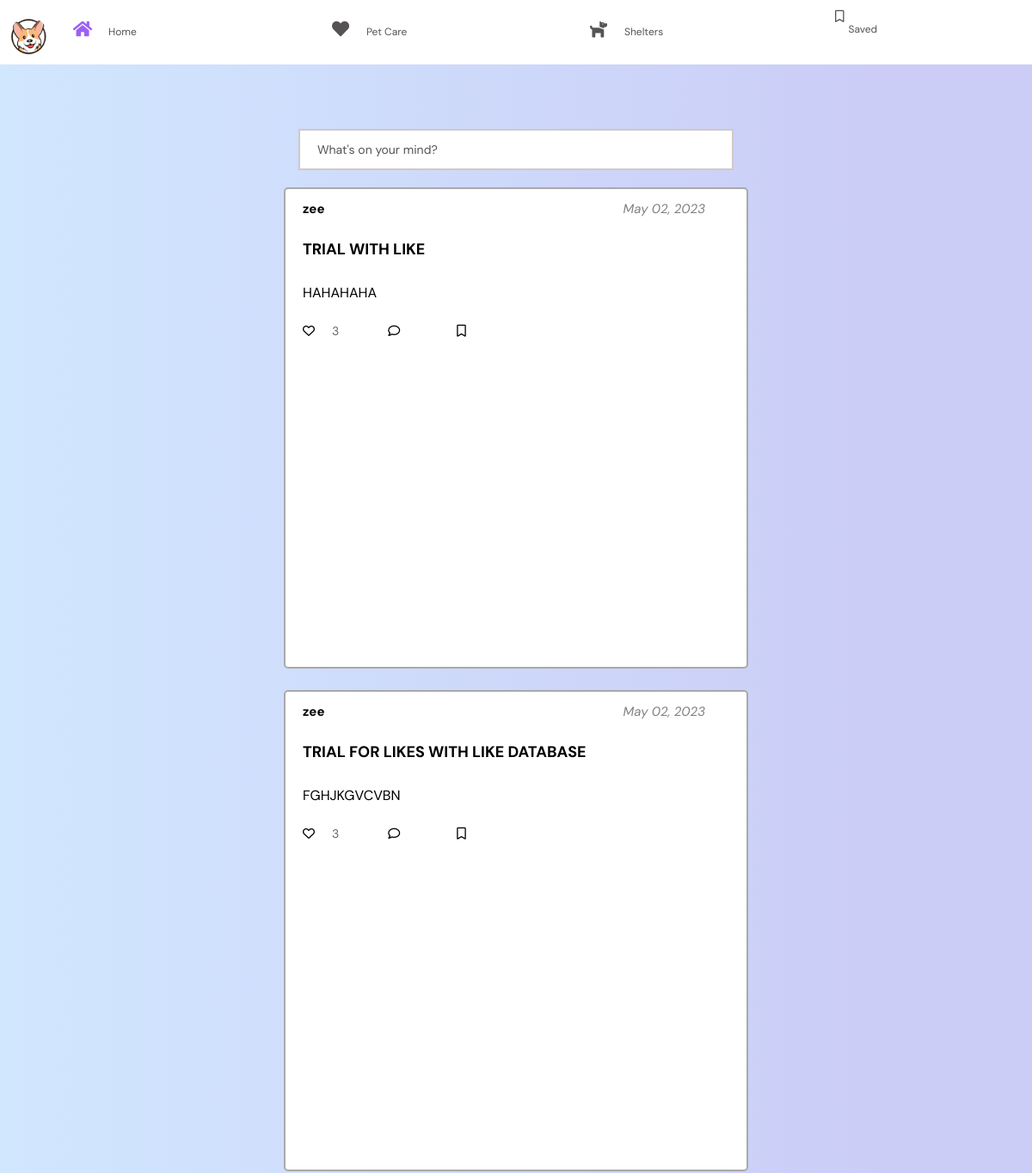
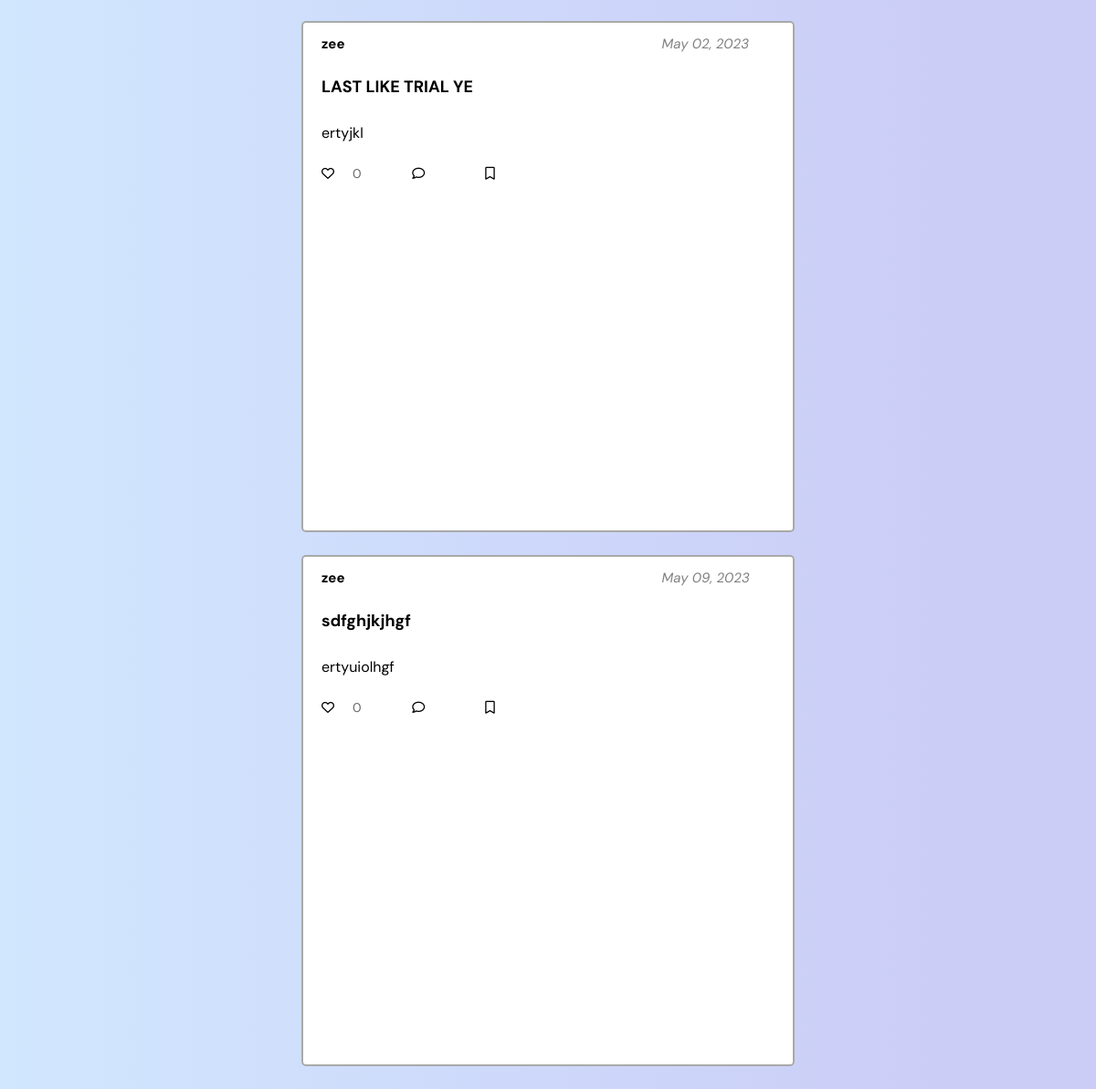
/home (signed in), run on the app's committed database (2 pictures, top to bottom).
### tables this page shows
CREATE TABLE posts(
    id integer primary key autoincrement,
    uid text not null,
    title text not null,
    post text not null,
    flair text not null,
    date text,
    likes integer
);

### app.py (the view)
@app.route('/home', methods=['GET','POST'])
def home():
    print("Now in home")
    id=request.cookies.get('user_id')
    print("id: ",id)
    if id:
        db = database_worker('woof.db')
        print("Home database open")
        posts = db.search(f"SELECT * from posts")
        print(posts)
        db.close()
        return render_template('home.html', posts=posts)
        print("Website submitted")
    else:
        return redirect("/login")

### my_lib.py (called while the page is built)
    def search(self, query):
        result = self.cursor.execute(query).fetchall()
        return result

    def close(self):
        self.connection.close()

### templates/home.html (shortened to what this page needs)
<!DOCTYPE html>
<html lang="en">
<head>
    <link rel="stylesheet" href="/static/home.css">
    <link rel="stylesheet" href="https://cdnjs.cloudflare.com/ajax/libs/font-awesome/6.0.0-beta2/css/all.min.css" />
    <link rel="stylesheet" href="https://cdnjs.cloudflare.com/ajax/libs/font-awesome/5.15.4/css/all.min.css">
</head>
<body>
<div class="nav-parent" style="background: white; position: fixed; overflow: hidden;">
    <ul style="display: flex; flex-direction: row; list-style-type: none;">
        <li><a href="#" class="logo"><img src="/static/logos/trans.png" style="width: 50px"><span class="logo"></span></a></li>
        <li><a href="/home" style="text-decoration: none;"><i class="fa fa-home" style="color:#9C61F1;"></i><span class="nav-item">Home</span></a></li>
        <li><a href="/pet_care" style="text-decoration: none;"><i class="fa fa-heart"></i><span class="nav-item">Pet Care</span></a></li>
        <li><a href="/shelters" style="text-decoration: none;"><i class="fa fa-dog"></i><span class="nav-item">Shelters</span></a></li>
        <li><a href="/saves" style="text-decoration: none;"><i class="fa-regular fa-bookmark"></i><span class="nav-item">Saved</span></a></li>
    </ul>
</div>
<main style="display: flex; flex-direction: column;">
    <section class="section-login" style="background: linear-gradient(90deg, rgba(209,231,254,1) 0%, rgba(203,205,247,1) 85%);">
        <div class="section-main-parent" style="width: 100%;">
        <div class="section-main" style="justify-content: center; display: block; align-content: center; margin: auto; margin-top: 5%;">
        <div class="new_post" style="margin: auto;margin-top: 10%;">
            <a href="/new_post" style="width: 75%;">What's on your mind?</a>
        </div>
                {% for post in posts %}
                <div class="section-login-2" style="height: border-box">
                    <div class="section-login-2-main">
                        <div class="uname-bar">
                            <h3 class="uname">{{ post[1] }}</h3>
                            <p class="date">{{ post[5]}}</p>
                        </div>
                        <div class="section-login-2-form">
                            <h1 class="section-login-2-title">{{ post[2] }}</h1>
                            <div class="login-form-3" style="height: 50%;">
                                <p>{{ post[3] }}</p>
                            </div>
                            <form class="login-form-submit-btn" method="POST" action="{{ url_for('update') }}"style="height: 0.5vh; position: inherit">
                                <button type="submit" name='submit' value="like" style="align-items: center; width:20%; color:dimgray" class="like-btn"><i class="fa-regular fa-heart" style="padding-right: 20px; color:black"></i>{{ post[6] }}</button>
                                <button type="submit" name="submit" value="comment" style="align-items: center;"><i class="fa-regular fa-comment"></i></button>
                                <button class="save-btn" name='submit' style="align-items: center;" type="submit" value="save"><i class="fa-regular fa-bookmark"></i></button>
                            </form>
                        </div>
                    </div>
                </div>
                {%endfor %}
        </div>
        </div>
    </section>
</main>
</body>
</html>

### static/home.css (style rules this page uses)
body { background: linear-gradient(90deg, rgba(209,231,254,1) 0%, rgba(203,205,247,1) 85%); }
* { margin: 0px; padding: 0px; box-sizing: border-box; font-family: 'DM Sans', sans-serif; }
.new_post { margin-top: 70px; text-decoration: none; width:75%; }
.new_post a { background:white; width: 60%; padding-left: 20px; padding-right: 20px; padding-top: 13px; padding-bottom: 13px; text-decoration: none; border: 2px solid #d2c8c8; margin: auto; alignment: center; }
.uname-bar { display: flex; flex-flow: row; align-content: start; width: 100%; column-gap: 70%; }
.uname { font-size: 15px; }
p.date { font-style: oblique; color: grey; font-size:15px; }
body { width: 100%; height: auto; }
main section.section-login { width: 100%; height: 20%; background: url(https://rvs-gradie-signup-page.vercel.app/Assets/Background.png); background: rgb(209,231,254); background: linear-gradient(90deg, rgba(209,231,254,1) 0%, rgba(203,205,247,1) 85%); background-repeat: no-repeat; background-size: cover; background-position: center; display: flex; flex-direction: column; align-items: center; justify-content: center; }
main section.section-login .section-main { width: 80%; height: 100vh; display: flex; flex-direction: column; row-gap: 0px; overflow-x: hidden; overflow-y: auto; padding-bottom: 0; }
main section.section-login .section-login-2 { width: 60%; height: 30%; display: flex; justify-content: center; align-items: center; background: none; border-radius: 10px; flex-direction: column; row-gap:10px; margin-left: auto; margin-right: auto; margin-top: 20px; margin-bottom: 25px; }
main section.section-login .section-main .section-login-2 .section-login-2-main { width: 100%; height:70vh; background: white; display: flex; flex-direction: column; align-items: center; padding: 13px 20px; border-radius: 5px; border: 2px solid darkgrey; outline: black 20px; font-size: 16px; }
main section.section-login .section-main .section-login-2 .section-login-2-main .section-login-2-title { font-size: 18px; text-align: left; width: 100%; }
main section.section-login .section-main .section-login-2 .section-login-2-main .section-login-2-form { margin-top: 25px; display: flex; flex-direction: column; row-gap: 20px; width: 100%; }
main section.section-login .section-main .section-login-2 .section-login-2-main .section-login-2-form .login-form-1 input, main section.section-login .section-main .section-login-2 .section-login-2-main .section-login-2-form .login-form-2 input, main section.section-login .section-main .section-login-2 .section-login-2-main .section-login-2-form .login-form-3 { padding: 8px 0px; border-radius: 4px; outline: none; font-size: 16px; width: 100%; }
.login-form-submit-btn { width:100%; height:10%; display: flex; flex-direction: row; row-gap: 2vh; }
.like-btn { display: flex; flex-direction: row; alignment: center; }
main section.section-login .section-main .section-login-2 .section-login-2-main .section-login-2-form .login-form-submit-btn button { padding: 5px; width: 10vh; outline: none; border: 0px; border-radius: 5px; font-size: 14px; cursor: pointer; display: flex; width:10vh; color: black; padding: 0; }
.login-form-submit-btn button { font-size: 15px; background: none; border: none; padding-right: 4vh; }
.login-form-3 p { text-align: justify; }
@media only screen and (max-width: 1200px) { main section.section-login .section-login-1 .section-login-1-main, main section.section-login .section-login-2 .section-login-2-main { width: 85%; } }
@media only screen and (max-width: 1200px) { main section.section-login .section-main { width: 75%; height: 80%; } }
.logo { width: 60px; margin-right: 45px; text-align: center; display: flex; transition: all 0.5s ease; margin: 10px 0 0 10px; margin-left: 1px; }
body { background: #dfe9f5; }
.logo { text-align: center; display: flex; transition: all 0.5s ease; }
.logo img { width: 45px; height: 45px; border-radius: 50%; }
.logo span { font-weight: bold; padding-left: 15px; font-size:18px; text-transform: uppercase; }
a { position: relative; color: rgb(85,83,83); font-size: 14px; display: table; width: 300px; padding: 10px; }
.fa { position: relative; width: 50px; height: 40px; top: 14px; font-size: 20px; text-align: center; }
.nav-item { position: relative; top: 12px; margin-left: 5px; position: relative; width: 70px; height: 40px; top: 14px; font-size: 12px; text-align: center; }

### data on the page
posts: uid "zee", date "May 02, 2023", title "TRIAL WITH LIKE", post "HAHAHAHA", likes "3"
posts: uid "zee", date "May 02, 2023", title "TRIAL FOR LIKES WITH LIKE DATABASE", post "FGHJKGVCVBN", likes "3"
posts: uid "zee", date "May 02, 2023", title "LAST LIKE TRIAL YE", post "ertyjkl", likes "0"
posts: uid "zee", date "May 09, 2023", title "sdfghjkjhgf", post "ertyuiolhgf", likes "0"
